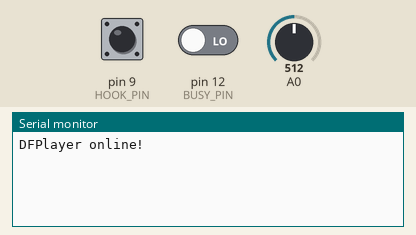
Simulated run of this sketch. Board: Arduino Uno, built with avr-gcc and run on an emulated ATmega328P. On the bench: the last lines printed to the serial monitor. The inputs (shaded band) are chosen by the test bench; at power-on: pin 9 (HOOK_PIN) LOW, pin 12 (BUSY_PIN) LOW, A0 = 512. Random numbers use the default seed unless the sketch sets one; the audio player accepts every command and is not drawn.

Above: at 1.9 s.
2.0 s: pin 9 (HOOK_PIN) pulled HIGH for 0.15 s
At 3.3 s:
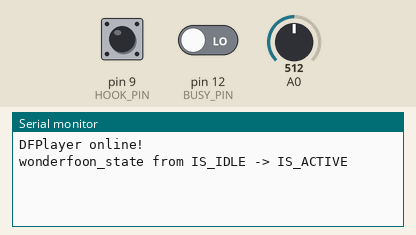
5.1 s: pin 9 (HOOK_PIN) pulled HIGH for 1 s
At 7.4 s:
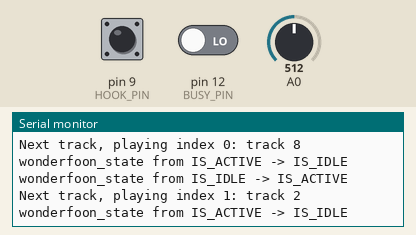
7.6 s: pin 9 (HOOK_PIN) driven HIGH and pin 12 (BUSY_PIN) driven HIGH
At 10.4 s:
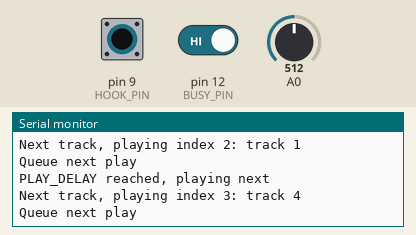
Timing chart, 0 to 11.9 s (numbered marks = the images above; inputs shaded):
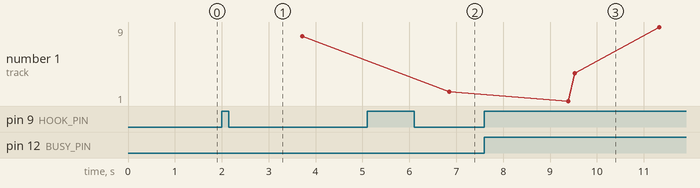

The sketch:

wonderfoon_light.ino
```cpp
/***************************************************
  Wonderfoon Light

  @author   - Jos Faber
  @email    - jfaber@protonmail.com

  Deze app speelt de mp3's op de SD kaart random
  achter elkaar af zodra de hoorn van de haak
  wordt gehaald

  SD kaart indeling:
    mp3/
      0001.mp3
      0002.mp3
      ...

  Libraries nodig:
    https://github.com/DFRobot/DFRobotDFPlayerMini

 ****************************************************/
#include "Arduino.h"
#include "SoftwareSerial.h"
#include "DFRobotDFPlayerMini.h"

const int RX_PIN = 11;
const int TX_PIN = 10;
const int BUSY_PIN = 12;
const int HOOK_PIN = 9;

const int DFPLAYER_DELAY = 100; // ms
const int PLAY_DELAY = 1600;    // ms
const int POLL_DELAY = 200;     //ms

const int WF_VOLUME = 24;     // 0 - 30

const int IS_PLAYING = 0;  // low
const int NOT_PLAYING = 1; // high
const int IS_IDLE = 0;     // low
const int IS_ACTIVE = 1;   // high

int wonderfoon_state = IS_IDLE;

int num_tracks;
int tracks[255];
int cur_track_index = -1;
int nextPlayAwaitMillis = 0; // ms
bool nextPlayAwait = false;

// instantiate hardware and serial
SoftwareSerial wfSerial(TX_PIN, RX_PIN);
DFRobotDFPlayerMini wfPlayer;
void handleType(uint8_t type, int value);

/**
 * -----------------------------
 *
 * Setup
 * -----------------------------
 */
void setup()
{
  pinMode(BUSY_PIN, INPUT);
  pinMode(HOOK_PIN, INPUT);

  wfSerial.begin(9600);
  Serial.begin(115200);

  if (!wfPlayer.begin(wfSerial))
  {
    Serial.println(F("Fout van DFPlayer"));
    Serial.println(F("1. Kijk aansluitingen na (RX en TX misschien verkeerd om"));
    Serial.println(F("2. Kijk SD kaart na"));
    while (true)
      ;
  }
  Serial.println(F("DFPlayer online!"));

  // Volume
  wfPlayer.volume(WF_VOLUME);
  delay(DFPLAYER_DELAY);

  // Lees aantal tracks
  num_tracks = wfPlayer.readFileCounts();
  createRandomTracks();
  delay(DFPLAYER_DELAY);
}

/**
 * -----------------------------
 *
 * Loop
 * -----------------------------
 */
void loop()
{
  static unsigned long timer = millis();

  // Lees om de [n] ms de pins
  if (millis() - timer > POLL_DELAY)
  {
    timer = millis();

    int hook_state = digitalRead(HOOK_PIN);

    // Haak wordt opgepakt
    if (hook_state == IS_ACTIVE && wonderfoon_state == IS_IDLE)
    {
      Serial.println(F("wonderfoon_state from IS_IDLE -> IS_ACTIVE"));
      wonderfoon_state = IS_ACTIVE;

      // Begin met spelen
      delay(PLAY_DELAY);
      nextTrack();
    }

    // Haak wordt opgelegd
    else if (hook_state == IS_IDLE && wonderfoon_state == IS_ACTIVE)
    {
      Serial.println(F("wonderfoon_state from IS_ACTIVE -> IS_IDLE"));

      // Set state
      wonderfoon_state = IS_IDLE;

      // Stop met spelen
      wfPlayer.stop();

      // Reset
      nextPlayAwait = false;

      // Shuffle tracks voor volgende keer
      createRandomTracks();
    }

    // Alleen als Wonderfoon actief
    if (wonderfoon_state == IS_ACTIVE)
    {
      int busy_state = digitalRead(BUSY_PIN);
      if (busy_state == NOT_PLAYING)
      {
        if (nextPlayAwait == false)
        {
          Serial.println(F("Queue next play"));
          nextPlayAwait = true;
          nextPlayAwaitMillis = timer;
        }
        else if (timer - nextPlayAwaitMillis > PLAY_DELAY)
        {
          Serial.println(F("PLAY_DELAY reached, playing next"));
          nextPlayAwait = false;
          nextPlayAwaitMillis = 0;
          nextTrack();
        }
      }
    }
  }
}

/**
 * -----------------------------
 *
 * Create array with range
 * and shuffle
 * -----------------------------
 */
void createRandomTracks()
{
  //  Serial.println(F("createRandomTracks"));

  for (byte i = 1; i <= num_tracks; i = i + 1)
  {
    tracks[i - 1] = i;
  }

  shuffleArray(tracks, num_tracks);
}

/**
 * -----------------------------
 *
 * Play the track of next
 * index from the array
 * -----------------------------
 */
void nextTrack()
{
  if (wonderfoon_state == IS_ACTIVE)
  {
    if (cur_track_index < num_tracks - 1)
    {
      cur_track_index = cur_track_index + 1;
    }
    else
    {
      cur_track_index = 0;
    }
    Serial.print(F("Next track, playing index "));
    Serial.print(cur_track_index);
    Serial.print(F(": track "));
    Serial.println(tracks[cur_track_index]);

    wfPlayer.play(tracks[cur_track_index]);
    delay(DFPLAYER_DELAY);
  }
}

/**
 * -----------------------------
 *
 * Shuffle an array based
 * on size
 * -----------------------------
 */
void shuffleArray(int *array, int size)
{
  //  Serial.println(F("shuffleArray"));

  randomSeed(analogRead(A0)); // real randomness
  int last = 0;
  int temp = array[last];
  for (int i = 0; i < size; i++)
  {
    int index = random(size);
    array[last] = array[index];
    last = index;
  }
  array[last] = temp;
}
```

Measured:
- after the input at 2.0 s, the serial monitor: prints a new line after 0.12 s (image 1)
- after the input at 5.1 s, the serial monitor: prints a new line after 1.8 s (image 2)
- after the input at 7.6 s, the serial monitor: prints a new line after 1.8 s (image 3)
- plotted number 1: 8 → 2 after the input at 5.1 s, 2 → 5 after the input at 7.6 s
